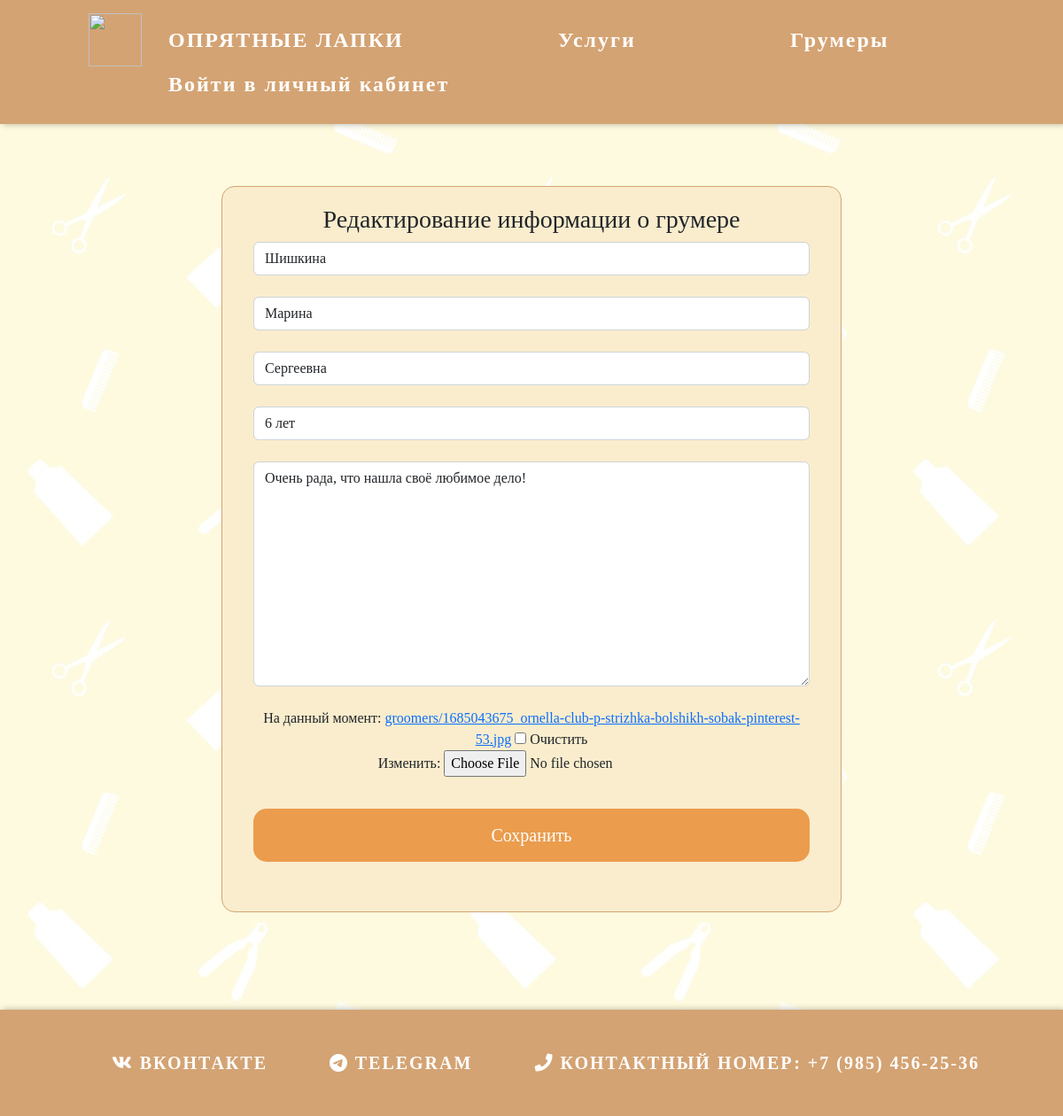
Screenshot of /change-groomer/1 with the database file from the repository.
### Salon/models.py (models this page shows, shortened)
class Employee(models.Model):
    fam = models.CharField(max_length=50)
    name = models.CharField(max_length=50)
    otch = models.CharField(max_length=50)
    exp = models.CharField(max_length=50)
    photo = models.ImageField(default="", blank=True, upload_to="groomers")
    about = models.TextField(default="", blank=True, max_length=1000)
    class Meta:
        verbose_name = "Грумер"
        verbose_name_plural = "Грумеры"

### Salon/views.py (the view)
# urls.py: path('change-groomer/<int:groomer_id>', views.change_groomer, name="change-groomer"),
def change_groomer(request, groomer_id):
    groomer = Employee.objects.get(id=groomer_id)
    if request.method == 'POST':
        form = ChangeGroomer(request.POST, instance=groomer)
        if form.is_valid():
            form.save()
            return redirect('groomers')
    else:
        form = ChangeGroomer(instance=groomer)
    return render(request, 'Salon/Change-groomer-inf.html', {'form': form})

### Salon/forms.py
class ChangeGroomer(ModelForm):
    class Meta:
        model = Employee
        fields = ('fam', 'name', 'otch', 'exp', 'about', 'photo')
        widgets = {
            "fam": TextInput(attrs={
                'class': 'form-control',
                'placeholder': 'Фамилия'
            }),
            "name": TextInput(attrs={
                'class': 'form-control',
                'placeholder': 'Имя'
            }),
            "otch": TextInput(attrs={
                'class': 'form-control',
                'placeholder': 'Отчество'
            }),
            "exp": TextInput(attrs={
                'class': 'form-control',
                'placeholder': 'Опыт работы (полных лет)'
            }),
            "about": Textarea(attrs={
                'class': 'form-control',
                'placeholder': 'О себе',
            }),
        }

### Salon/templates/Salon/Change-groomer-inf.html (shortened to what this page needs)
{% extends 'Salon/Layout.html' %}
{% load static %}
{% block content %}
<div class="reg-pet">
<h3>Редактирование информации о грумере</h3>
<form class="form_add" enctype="multipart/form-data" method="post">
    {{ form.fam }}<br>
    {{ form.name }}<br>
    {{ form.otch }}<br>
    {{ form.exp }}<br>
    {{ form.about }}<br>
    {{ form.photo }}
    <button class="btn-reg_log" type="submit">Сохранить</button>
</form>
</div>
{% endblock %}

### Salon/static/Salon/css/main.css (style rules this page uses)
body { background-color: #FEFAE0; padding:0px; margin:0px; min-height: 100%; display: grid; grid-template-rows: auto 1fr auto; }
body { font-size: 16px; font-family: cursive; text-align: center; background-color: $baby-blue; }

### Salon/static/Salon/css/lk.css (style rules this page uses)
body { background-color: #FEFAE0; padding:0px; margin:0px; }
.btn-reg_log { background:#eb9c4d; color:#e4c1c7; border: none; border-radius: 15px; padding: 15px; font-family: cursive; margin: 20px 0; font-size: 20px; width:100%; }
.btn-reg_log { color: white; }
.reg-pet { padding: 20px 35px; border-radius: 15px; margin: 100 auto; background-color: #FAEDCD; border: 1px solid #D4A373; width: 700px; font-family: cursive; text-align:center; }

### rows the page displays
Employee: fam "Шишкина", name "Марина", otch "Сергеевна", exp "6 лет", about "Очень рада, что нашла своё любимое дело!"
